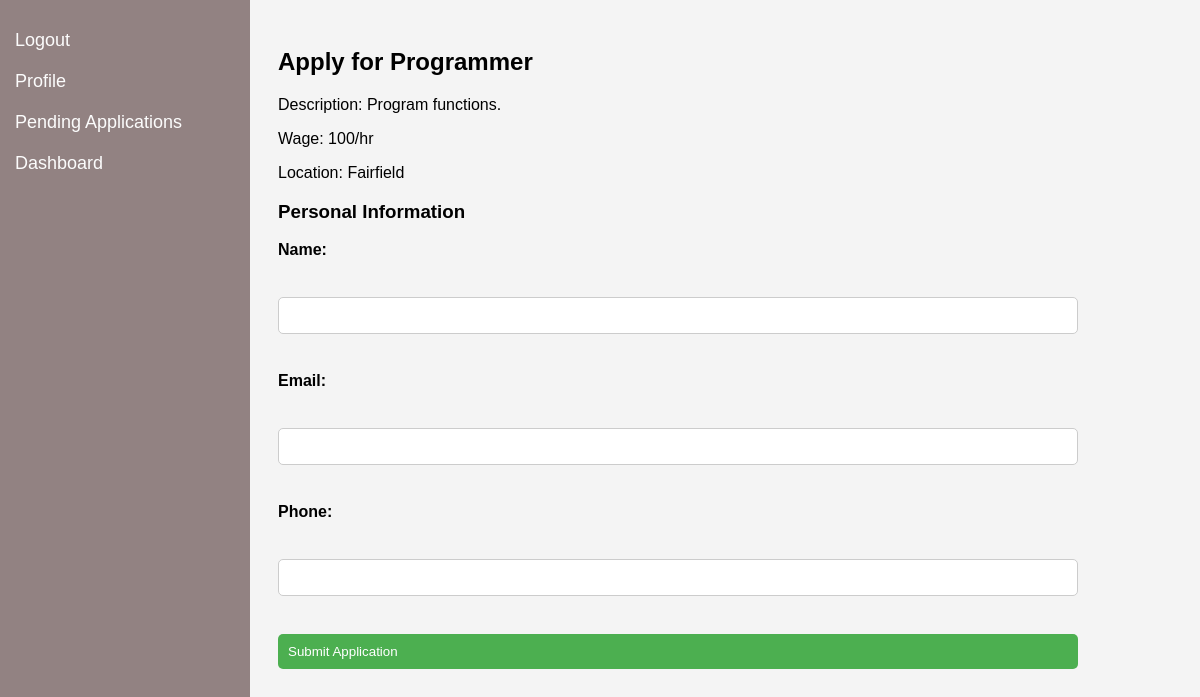
The app's page /job/7/apply with its own data.
### tables this page shows
CREATE TABLE job_listings (
                    id INTEGER PRIMARY KEY,
                    title TEXT,
                    description TEXT,
                    wage TEXT,
                    location TEXT
                );

### routes.py (the view)
@app_routes.route('/job/<int:job_id>/apply', methods=['GET', 'POST'])
def job_apply(job_id):
    if request.method == 'POST':
        return redirect(url_for('app_routes.submit_job_apply', job_id=job_id))
    conn = get_db_connection()
    cursor = conn.cursor()
    cursor.execute("SELECT * FROM job_listings WHERE id = ?", (job_id,))
    job = cursor.fetchone()
    conn.close()
    if job is None:
        return 'Job not found'
    return render_template('job_apply.html', job=job)

### routes.py (called while the page is built)
def get_db_connection():
    conn = sqlite3.connect('app.db')
    conn.row_factory = sqlite3.Row
    return conn

### templates/job_apply.html (shortened to what this page needs)
<!DOCTYPE html>
<html>
<head>
    <link rel="stylesheet" type="text/css" href="{{ url_for('static', filename='styles.css') }}">
</head>
<body>
    <div class="sidebar">
        <a href="{{ url_for('app_routes.logout') }}">Logout</a>
        <a href="#profile">Profile</a>
        <a href="{{ url_for('app_routes.pending_applications') }}">Pending Applications</a>
        <a href="{{ url_for('app_routes.worker_dashboard') }}">Dashboard</a>
    </div>
    <div class="content">
        <h2>Apply for {{ job['title'] }}</h2>
        <p>Description: {{ job['description'] }}</p>
        <p>Wage: {{ job['wage'] }}</p>
        <p>Location: {{ job['location'] }}</p>
        <h3>Personal Information</h3>
        <form method="post" action="{{ url_for('app_routes.submit_job_apply', job_id=job['id']) }}">
            <label for="name">Name:</label><br>
            <input type="text" id="name" name="name" required><br>
            <label for="email">Email:</label><br>
            <input type="email" id="email" name="email" required><br>
            <label for="phone">Phone:</label><br>
            <input type="tel" id="phone" name="phone" required><br>
            <input type="submit" value="Submit Application">
        </form>
    </div>
</body>
</html>

### static/styles.css (style rules this page uses)
body, h1, h2, p, ul, li { margin: 35; padding: 0; }
body { font-family: Arial, sans-serif; background-color: #f4f4f4; }
.sidebar { height: 100%; width: 250px; position: fixed; z-index: 1; top: 0; left: 0; background-color: #928282; padding-top: 20px; }
.sidebar a { padding: 10px 15px; text-decoration: none; font-size: 18px; color: #fcfcfc; display: block; transition: 0.3s; }
.content { margin-left: 250px; padding: 20px; max-width: 800px; margin-right: auto; }
form { display: flex; flex-direction: column; gap: 10px; }
label { font-weight: bold; text-align: left; }
input { padding: 10px; border: 1px solid #ccc; border-radius: 5px; text-align: left; }
input[type="submit"] { background-color: #4CAF50; color: white; border: none; padding: 10px; border-radius: 5px; cursor: pointer; }

### records on screen
job_listings: title "Programmer", description "Program functions.", wage "100/hr", location "Fairfield"
